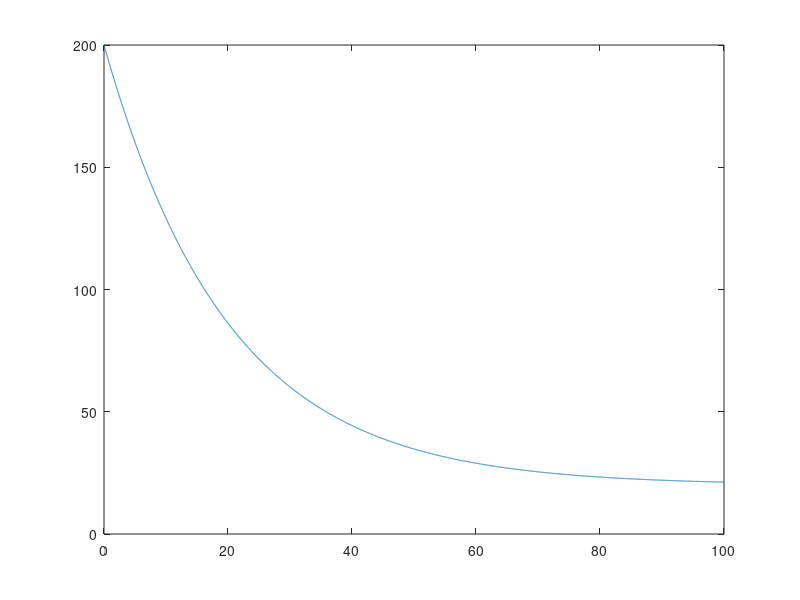

This chart was generated by the following MATLAB code:
clc;clear;close;

T_amb = 20;
T_ball_0 = 200;
k = 0.05;

dt = 0.01;
t = 0:dt:100;
N = length(t);

T = zeros(1,N);

T(1) = T_ball_0;

for n = 1:N-1

  dT = -k*(T(n) - T_amb);

  T(n+1) = T(n) + dT*dt;

end

plot(t,T);
